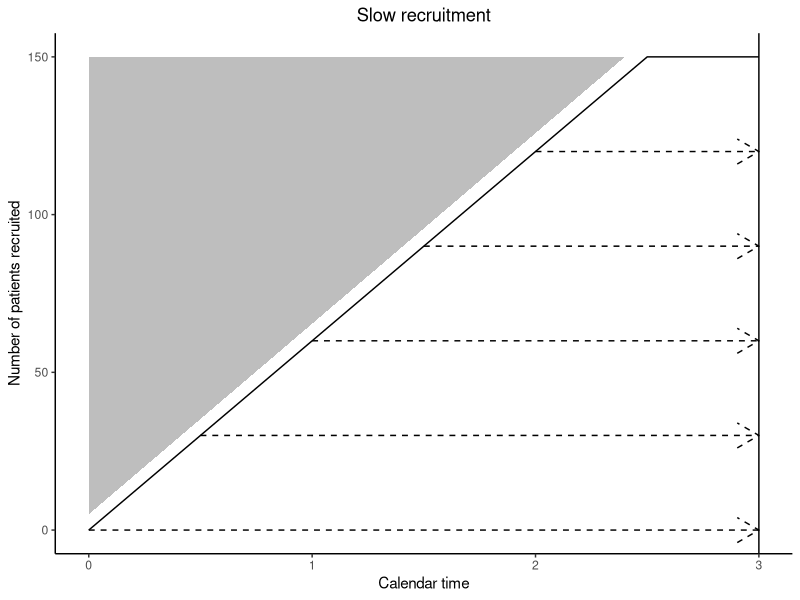
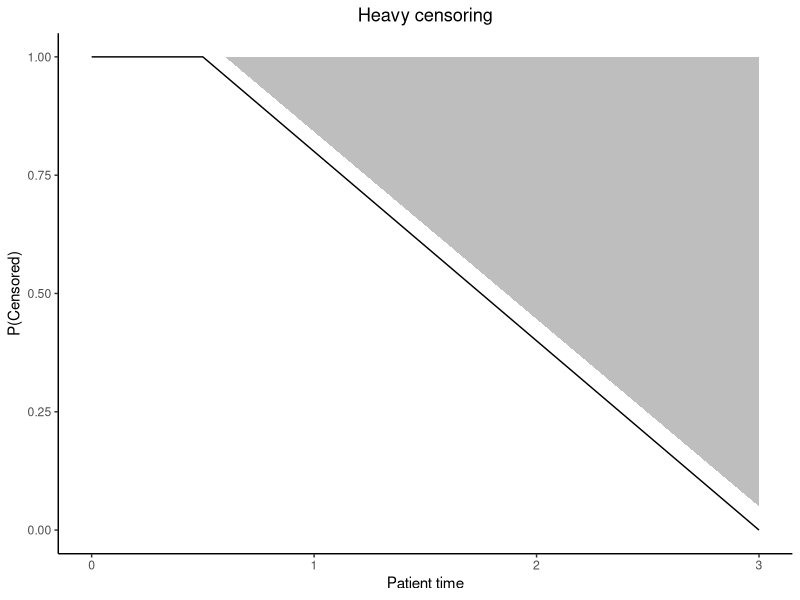

The R script that drew these images, in order:
#########################################################################
## recruitment assumptions

dat <- data.frame(n_pats = c(0, 30, 60, 90, 120, 150, 150),
                  cal_t = c(0, .5, 1, 1.5, 2, 2.5, 3))

library(ggplot2)

dat_lines <- data.frame(x = c((0:4)/2, rep(3, 5)),
                        id = rep(as.character(0:4), 2),
                        y = rep((0:4)*30, 2)) 

dat_ribbon <- data.frame(x = c(0, 2.4),
                         ymin = c(5, 150),
                         ymax = c(150, 150),
                         n_pats = c(0, 2.4))

p_3 <- ggplot(data = dat,
       mapping = aes(x = cal_t,
                     y = n_pats)) +
  geom_line() + 
  theme_classic() +
  theme(plot.title = element_text(hjust = 0.5)) +
  geom_line(data = dat_lines,
            mapping = aes(x = x, 
                          y = y,
                          group = id),
            arrow = arrow(),
            linetype = 2) +
  xlab("Calendar time") +
  ylab("Number of patients recruited") + 
  ggtitle("Slow recruitment") + 
  geom_ribbon(data = dat_ribbon,
              mapping = aes(x = x,
                            ymin = ymin,
                            ymax = ymax),
              fill = "grey") +
  geom_vline(xintercept = 3)


###########################################################################
## censoring distribution


dat <- data.frame(pat_t = c(0, 0.5, 3),
                  p_cens = c(1, 1, 0))

dat_ribbon <- data.frame(x = c(0.6, 3),
                         ymin = c(1, 0.05),
                         ymax = c(1, 1))



p_4 <- ggplot() +
  geom_line(data = dat,
            mapping = aes(x = pat_t,
                          y = p_cens)) + 
  theme_classic() +
  theme(plot.title = element_text(hjust = 0.5)) +
  xlab("Patient time") +
  ylab("P(Censored)") + 
  ggtitle("Heavy censoring") + 
  geom_ribbon(data = dat_ribbon,
              mapping = aes(x = x,
                            ymin = ymin,
                            ymax = ymax),
              fill = "grey") 




























